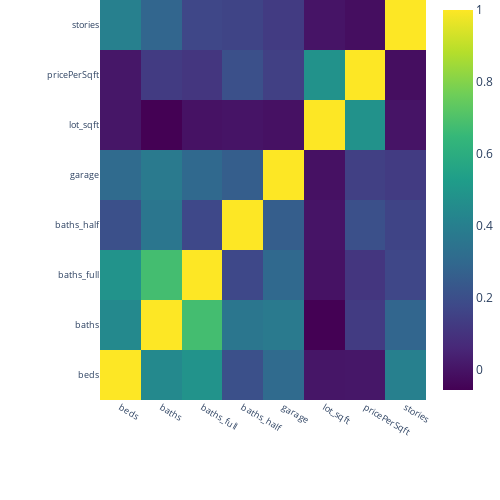

Notebook code for this chart:
### Markdown cell above
## Correlation coefficient graph

### Code cell
#| echo: true 
#| code-fold: true
py.init_notebook_mode(connected=True)
dfc = df.loc[:,["beds","baths","baths_full","baths_half","garage","lot_sqft","pricePerSqft","stories"]]
corr = dfc.corr()
matrix_cols = corr.columns.tolist()
corr_array = np.array(corr)
trace = go.Heatmap(x=matrix_cols,
                  y=matrix_cols,
                  z=corr_array,
                  colorscale="Viridis",
                  colorbar=dict())
layout = go.Layout(dict(title="Correlation Matrix for variables"),
                  margin=dict(r = 0 ,
                              l = 100,
                              t = 0,
                              b = 100),
                   yaxis=dict(tickfont=dict(size = 9)),
                   xaxis=dict(tickfont=dict(size = 9)),
                  )
fig = go.Figure(data=[trace], layout=layout)
fig.update_layout(
    width=500,  #
    height=500  
)
py.iplot(fig)

### Figure 1 — Plotly figure (JSON) as saved in the notebook; plotly's stock layout.template omitted (floating-point values rounded to 4 significant figures)
{"data": [{"colorscale": [[0, "#440154"], [0.1111, "#482878"], [0.2222, "#3e4989"], [0.3333, "#31688e"], [0.4444, "#26828e"], [0.5556, "#1f9e89"], [0.6667, "#35b779"], [0.7778, "#6ece58"], [0.8889, "#b5de2b"], [1, "#fde725"]], "type": "heatmap", "x": ["beds", "baths", "baths_full", "baths_half", "garage", "lot_sqft", "pricePerSqft", "stories"], "y": ["beds", "baths", "baths_full", "baths_half", "garage", "lot_sqft", "pricePerSqft", "stories"], "z": [[1, 0.4415, 0.4833, 0.2035, 0.3098, 0.005588, 0.00858, 0.4039], [0.4415, 1, 0.6793, 0.3595, 0.3745, -0.05714, 0.1293, 0.2889], [0.4833, 0.6793, 1, 0.1753, 0.3015, -0.005496, 0.1104, 0.1707], [0.2035, 0.3595, 0.1753, 1, 0.2561, 0.001362, 0.2028, 0.1602], [0.3098, 0.3745, 0.3015, 0.2561, 1, -0.009568, 0.1445, 0.1278], [0.005588, -0.05714, -0.005496, 0.001362, -0.009568, 1, 0.4813, 0.0004524], [0.00858, 0.1293, 0.1104, 0.2028, 0.1445, 0.4813, 1, -0.01753], [0.4039, 0.2889, 0.1707, 0.1602, 0.1278, 0.0004524, -0.01753, 1]]}], "layout": {"height": 500, "margin": {"b": 100, "l": 100, "r": 0, "t": 0}, "title": {"text": "Correlation Matrix for variables"}, "width": 500, "xaxis": {"tickfont": {"size": 9}}, "yaxis": {"tickfont": {"size": 9}}}}
